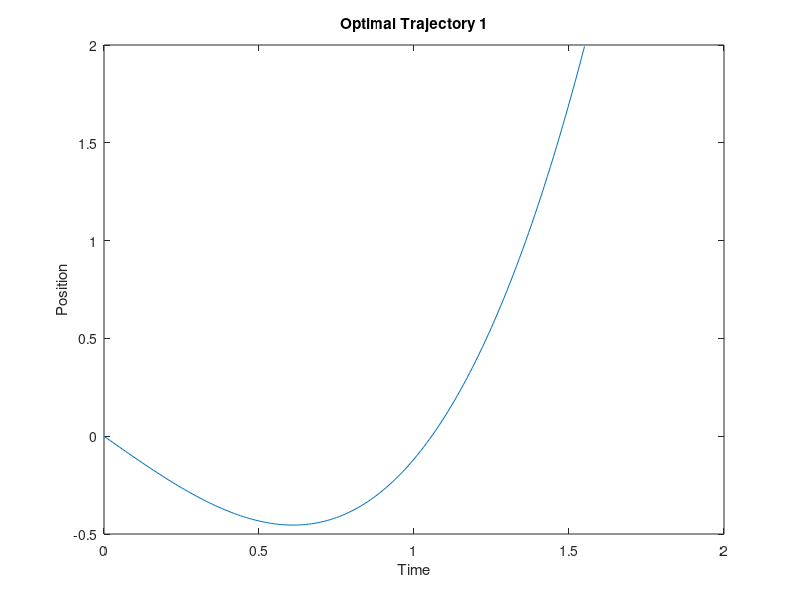

The MATLAB script that drew this image:
t = 0:0.01:1.55;

% Define position as a function of time
x = t.^3 - 1.117*t;


% Plot x versus t
plot(t, x);

% Add labels and title
xlabel('Time');
ylabel('Position');
title('Optimal Trajectory 1');
